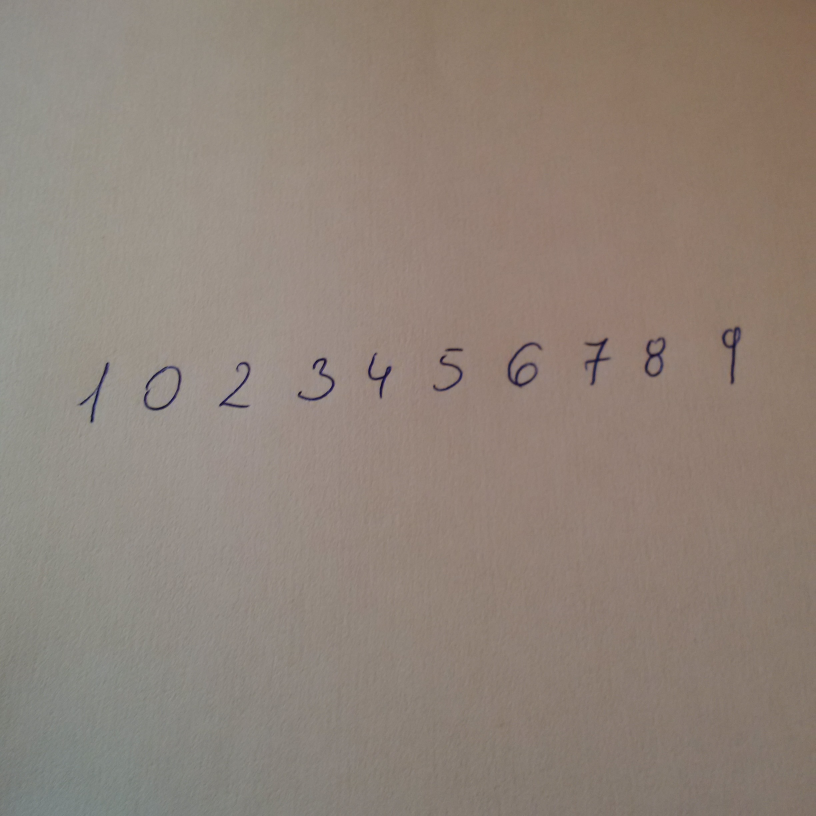
#> input picture example.jpg, 2448 x 2448 px (shown at 1/3 size)
$ python -i image.py   (imports and definitions only)
#> lines starting #> are read from the running program, lines starting #| are printed output that depends on the picture
import cv2
import numpy as np
from operator import itemgetter


def get_sample_image(filename='example.jpg'):
#> called with filename = 'example.jpg'
    return cv2.imread(filename, 0)
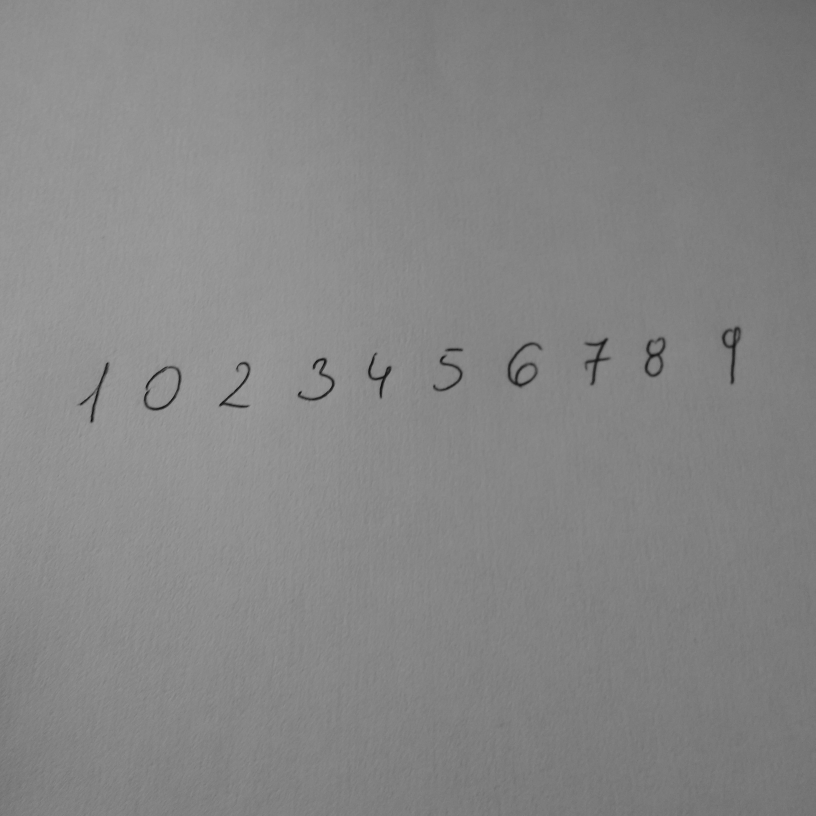
#> returned value: shape (2448, 2448) (shown at 1/3 size); min 0, max 171, mean 133.8


# [5 lines left out: function binarize, not called in this run]


def show(img):
    import matplotlib.pyplot as plt
    plt.imshow(img, cmap=plt.cm.binary)


def find_digits(binary_img):
    inv = cv2.bitwise_not(binary_img)
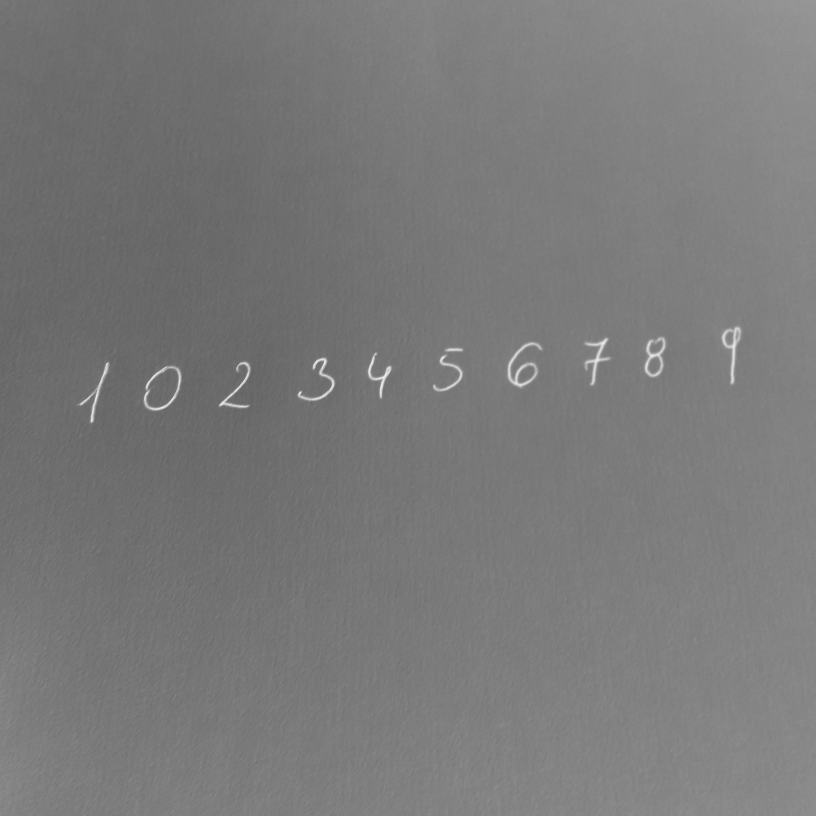
#> inv: shape (2448, 2448) (shown at 1/3 size); min 84, max 255, mean 121.2
    contours, hierarchy = cv2.findContours(inv,
                                           cv2.RETR_EXTERNAL, cv2.CHAIN_APPROX_TC89_L1)
#> contours = [[[0, 0], [0, 2447], [2447, 2447], [2447, 0]]]
    digits = []
    for cnt in contours:
        area = cv2.contourArea(cnt)
        if area > 500:
            [x, y, w, h] = cv2.boundingRect(cnt)
            margin = 20
            x -= margin
            y -= margin
            w += margin*2
            h += margin*2

            figure = binary_img[y: y + h, x: x + w]
            if figure.size > 0:
                digits.append({
                    'image': figure,
                    'x': x,
                    'y': y,
                    'w': w,
                    'h': h,
                })
#> this loop made 1 pass
#> (cnt, area, x, y, w, h, margin) on pass 1: ([[0, 0], [0, 2447], [2447, 2447], [2447, 0]], 5987809, -20, -20, 2488, 2488, 20)
#> pass 1, in find_digits, `figure = binary_img[y: y + h, x: x + w]`:
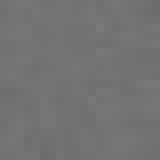
#> figure: shape (20, 20) (shown 8 times larger); min 108, max 123, mean 115.4
#> after the loop, digits = 1 item

    return digits


# [36 lines left out: functions resize_digits, insert_into_center, not called in this run]

>>> import cv2
>>> picture = cv2.imread('example.jpg', cv2.IMREAD_GRAYSCALE)
>>> result = find_digits(picture)
#> result = 1 item
